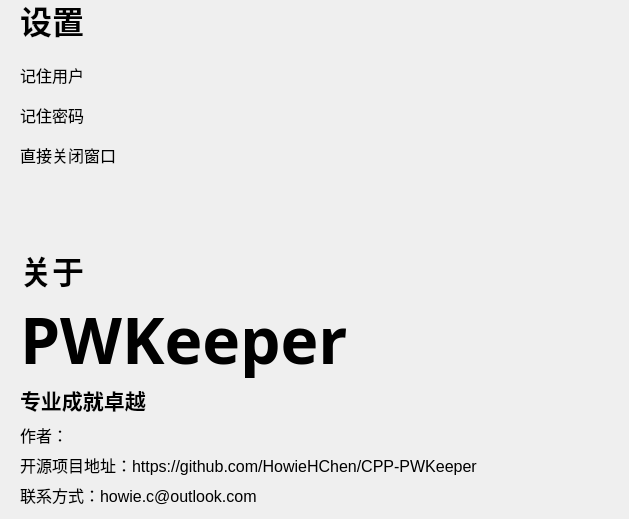
   <widget class="QWidget" name="page_settings">
    <widget class="QLabel" name="label_Settings">
     <property name="geometry">
      <rect>
       <x>20</x>
       <y>0</y>
       <width>70</width>
       <height>40</height>
      </rect>
     </property>
     <property name="font">
      <font>
       <family>Microsoft YaHei UI</family>
       <pointsize>24</pointsize>
       <weight>75</weight>
       <bold>true</bold>
      </font>
     </property>
     <property name="text">
      <string>设置</string>
     </property>
    </widget>
    <widget class="QLabel" name="label_2">
     <property name="geometry">
      <rect>
       <x>20</x>
       <y>250</y>
       <width>70</width>
       <height>40</height>
      </rect>
     </property>
     <property name="font">
      <font>
       <family>Microsoft YaHei UI</family>
       <pointsize>24</pointsize>
       <weight>75</weight>
       <bold>true</bold>
      </font>
     </property>
     <property name="text">
      <string>关于</string>
     </property>
    </widget>
    <widget class="QWidget" name="verticalLayoutWidget_2">
     <property name="geometry">
      <rect>
       <x>20</x>
       <y>300</y>
       <width>352</width>
       <height>116</height>
      </rect>
     </property>
     <layout class="QVBoxLayout" name="verticalLayout_2">
      <item>
       <widget class="QLabel" name="label_5">
        <property name="minimumSize">
         <size>
          <width>350</width>
          <height>0</height>
         </size>
        </property>
        <property name="maximumSize">
         <size>
          <width>350</width>
          <height>16777215</height>
         </size>
        </property>
        <property name="font">
         <font>
          <family>Samsung Sharp Sans</family>
          <pointsize>48</pointsize>
          <weight>75</weight>
          <bold>true</bold>
         </font>
        </property>
        <property name="text">
         <string>PWKeeper</string>
        </property>
        <property name="alignment">
         <set>Qt::AlignLeading|Qt::AlignLeft|Qt::AlignVCenter</set>
        </property>
       </widget>
      </item>
      <item>
       <widget class="QLabel" name="label_6">
        <property name="minimumSize">
         <size>
          <width>350</width>
          <height>0</height>
         </size>
        </property>
        <property name="maximumSize">
         <size>
          <width>350</width>
          <height>16777215</height>
         </size>
        </property>
        <property name="font">
         <font>
          <family>Microsoft YaHei UI</family>
          <pointsize>16</pointsize>
          <weight>75</weight>
          <italic>false</italic>
          <bold>true</bold>
         </font>
        </property>
        <property name="text">
         <string>专业成就卓越</string>
        </property>
        <property name="alignment">
         <set>Qt::AlignLeading|Qt::AlignLeft|Qt::AlignTop</set>
        </property>
       </widget>
      </item>
     </layout>
    </widget>
    <widget class="QLabel" name="label_3">
     <property name="geometry">
      <rect>
       <x>20</x>
       <y>420</y>
       <width>600</width>
       <height>30</height>
      </rect>
     </property>
     <property name="font">
      <font>
       <family>Microsoft YaHei UI</family>
       <pointsize>12</pointsize>
      </font>
     </property>
     <property name="text">
      <string>作者：</string>
     </property>
    </widget>
    <widget class="QLabel" name="label_4">
     <property name="geometry">
      <rect>
       <x>20</x>
       <y>450</y>
       <width>600</width>
       <height>30</height>
      </rect>
     </property>
     <property name="font">
      <font>
       <family>Microsoft YaHei UI</family>
       <pointsize>12</pointsize>
      </font>
     </property>
     <property name="text">
      <string>开源项目地址：&lt;a style='color: black;text-decoration: none;'href = 'https://github.com/HowieHChen/CPP-PWKeeper'&gt;https://github.com/HowieHChen/CPP-PWKeeper&lt;/a&gt;</string>
     </property>
     <property name="openExternalLinks">
      <bool>true</bool>
     </property>
     <property name="textInteractionFlags">
      <set>Qt::LinksAccessibleByMouse</set>
     </property>
    </widget>
    <widget class="QLabel" name="label_7">
     <property name="geometry">
      <rect>
       <x>20</x>
       <y>480</y>
       <width>600</width>
       <height>30</height>
      </rect>
     </property>
     <property name="font">
      <font>
       <family>Microsoft YaHei UI</family>
       <pointsize>12</pointsize>
      </font>
     </property>
     <property name="text">
      <string>联系方式：howie.c@outlook.com</string>
     </property>
    </widget>
    <widget class="QLabel" name="label_8">
     <property name="geometry">
      <rect>
       <x>20</x>
       <y>60</y>
       <width>100</width>
       <height>30</height>
      </rect>
     </property>
     <property name="font">
      <font>
       <family>Microsoft YaHei UI</family>
       <pointsize>12</pointsize>
       <weight>50</weight>
       <bold>false</bold>
      </font>
     </property>
     <property name="text">
      <string>记住用户</string>
     </property>
    </widget>
    <widget class="QLabel" name="label_9">
     <property name="geometry">
      <rect>
       <x>20</x>
       <y>100</y>
       <width>100</width>
       <height>30</height>
      </rect>
     </property>
     <property name="font">
      <font>
       <family>Microsoft YaHei UI</family>
       <pointsize>12</pointsize>
       <weight>50</weight>
       <bold>false</bold>
      </font>
     </property>
     <property name="text">
      <string>记住密码</string>
     </property>
    </widget>
    <widget class="QLabel" name="label_10">
     <property name="geometry">
      <rect>
       <x>20</x>
       <y>140</y>
       <width>100</width>
       <height>30</height>
      </rect>
     </property>
     <property name="font">
      <font>
       <family>Microsoft YaHei UI</family>
       <pointsize>12</pointsize>
       <weight>50</weight>
       <bold>false</bold>
      </font>
     </property>
     <property name="text">
      <string>直接关闭窗口</string>
     </property>
    </widget>
    <widget class="QWidget" name="verticalLayoutWidget_3">
     <property name="geometry">
      <rect>
       <x>130</x>
       <y>50</y>
       <width>71</width>
       <height>51</height>
      </rect>
     </property>
     <layout class="QVBoxLayout" name="container_saveUser">
      <property name="spacing">
       <number>0</number>
      </property>
      <property name="sizeConstraint">
       <enum>QLayout::SetFixedSize</enum>
      </property>
      <property name="leftMargin">
       <number>4</number>
      </property>
      <property name="topMargin">
       <number>14</number>
      </property>
      <property name="rightMargin">
       <number>0</number>
      </property>
      <property name="bottomMargin">
       <number>4</number>
      </property>
     </layout>
    </widget>
    <widget class="QWidget" name="verticalLayoutWidget_4">
     <property name="geometry">
      <rect>
       <x>130</x>
       <y>90</y>
       <width>71</width>
       <height>51</height>
      </rect>
     </property>
     <layout class="QVBoxLayout" name="container_savePassword">
      <property name="spacing">
       <number>0</number>
      </property>
      <property name="sizeConstraint">
       <enum>QLayout::SetFixedSize</enum>
      </property>
      <property name="leftMargin">
       <number>4</number>
      </property>
      <property name="topMargin">
       <number>14</number>
      </property>
      <property name="rightMargin">
       <number>0</number>
      </property>
      <property name="bottomMargin">
       <number>4</number>
      </property>
     </layout>
    </widget>
    <widget class="QWidget" name="verticalLayoutWidget_5">
     <property name="geometry">
      <rect>
       <x>130</x>
       <y>130</y>
       <width>71</width>
       <height>51</height>
      </rect>
     </property>
     <layout class="QVBoxLayout" name="container_closeDirectly">
      <property name="spacing">
       <number>0</number>
      </property>
      <property name="sizeConstraint">
       <enum>QLayout::SetFixedSize</enum>
      </property>
      <property name="leftMargin">
       <number>4</number>
      </property>
      <property name="topMargin">
       <number>14</number>
      </property>
      <property name="rightMargin">
       <number>0</number>
      </property>
      <property name="bottomMargin">
       <number>4</number>
      </property>
     </layout>
    </widget>
   </widget>
